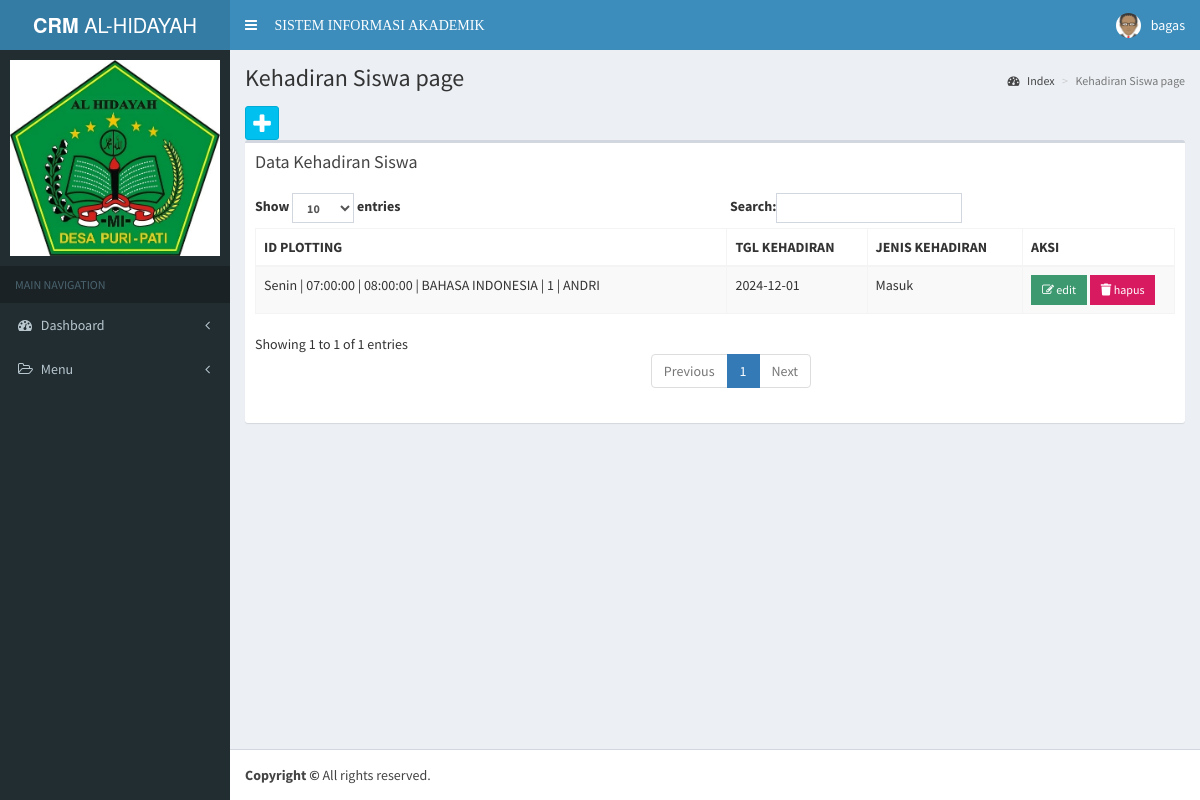
Screenshot of /app/kehadiran_siswa/index.php (signed in) with the database file from the repository.
### tables this page shows
CREATE TABLE `kehadiran_siswa` (
  `id_kehadiran` int(11) NOT NULL,
  `id_plotting` int(50) DEFAULT NULL,
  `tgl_kehadiran` date DEFAULT NULL,
  `jenis_kehadiran` enum('Masuk','Alfa','Izin') DEFAULT NULL
);

CREATE TABLE `plotting_jadwal` (
  `id_plotting` int(11) NOT NULL,
  `id_siswa` int(11) DEFAULT NULL,
  `id_kelas` int(11) DEFAULT NULL,
  `id_mapel` int(11) DEFAULT NULL,
  `id_periode` int(11) DEFAULT NULL,
  `hari` varchar(10) DEFAULT NULL,
  `jam_awal` time DEFAULT NULL,
  `jam_akhir` time DEFAULT NULL
);

CREATE TABLE `mapel` (
  `id_mapel` int(11) NOT NULL,
  `id_guru` int(11) DEFAULT NULL,
  `nm_mapel` varchar(50) DEFAULT NULL
);

CREATE TABLE `kelas` (
  `id_kelas` int(11) NOT NULL,
  `id_guru` int(11) DEFAULT NULL,
  `nm_kelas` varchar(50) DEFAULT NULL,
  `tingkatan` int(11) DEFAULT NULL
);

CREATE TABLE `siswa` (
  `id_siswa` int(11) NOT NULL,
  `nis` varchar(50) DEFAULT NULL,
  `id_user` int(11) DEFAULT NULL,
  `nm_siswa` varchar(50) DEFAULT NULL,
  `jk_siswa` enum('Laki-Laki','Perempuan') DEFAULT NULL,
  `alamat_siswa` text DEFAULT NULL,
  `nm_orang_tua` varchar(50) DEFAULT NULL,
  `foto_siswa` blob DEFAULT NULL
);

### config/config.php (called while the page is built, shortened)
<?php
function Url_web(){
    $xplode = explode("/", $_SERVER['REQUEST_URI']);
    return $xplode[1];
}
$defaul_uri = "/".Url_web();
$url = "http://".$_SERVER['SERVER_NAME'].":".$_SERVER['SERVER_PORT'].$defaul_uri;
function DB(){
    return ["localhost", "root", "", "vinka"];
}
function QueryManyData($sql){
    $conn = new mysqli(DB()[0], DB()[1], DB()[2], DB()[3]);
    $result = $conn->query($sql);
    return $result;
}
function QueryOnedata($sql){
    $conn = new mysqli(DB()[0], DB()[1], DB()[2], DB()[3]);
    $result = $conn->query($sql);
    return $result;
}

### app/kehadiran_siswa/index.php (the view, shortened to what this page needs)
<?php include_once '../template/header.php'; ?>
<?php include_once '../template/navbar.php'; ?>
<?php include_once '../template/sidebar.php'; ?>
<div class='content-wrapper'>
  <section class='content-header'>
    <h1>Kehadiran Siswa page
    </h1>
    <ol class='breadcrumb'>
      <li><a href='#'><i class='fa fa-dashboard'></i> Index</a></li>
      <li class='active'>Kehadiran Siswa page</li>
    </ol>
  </section>
  <section class='content'>
    <a class='btn btn-social-icon btn-info' data-toggle='tooltip' data-placement='top' title='Tambah data kehadiran_siswa' href='<?= $url ?>/app/kehadiran_siswa/tambah.php'><i class='fa fa-plus'></i></a>
    <div class='row'>
      <div class='col-xs-12'>
        <div class='box'>
          <div class='box-header'>
            <h3 class='box-title'>Data Kehadiran Siswa</h3>
          </div>
          <div class='box-body'>
            <table id='example1' class='table table-bordered table-striped'>
              <thead>
                <tr>
                  <th>ID PLOTTING</th>
                  <th>TGL KEHADIRAN</th>
                  <th>JENIS KEHADIRAN</th>
                  <th>AKSI</th>
                </tr>
              </thead>
              <tbody>
                <?php
                foreach (QueryManyData('SELECT * FROM kehadiran_siswa') as $row) {
                ?>
                  <tr>
                    <td>
                      <?php
                      $query_plotting = 'SELECT plotting_jadwal.*, mapel.nm_mapel, kelas.nm_kelas, siswa.nm_siswa FROM plotting_jadwal
                    LEFT JOIN mapel ON plotting_jadwal.id_mapel = mapel.id_mapel
                    LEFT JOIN siswa ON plotting_jadwal.id_siswa = siswa.id_siswa
                    LEFT JOIN kelas ON plotting_jadwal.id_kelas = kelas.id_kelas
                    LEFT JOIN periode ON plotting_jadwal.id_periode = periode.id_periode
                    WHERE plotting_jadwal.id_plotting = ' . $row['id_plotting'] . '
                    ';
                      $plotting = QueryOnedata($query_plotting)->fetch_assoc();
                      ?>
                      <?= $plotting['hari'] . " | " . $plotting['jam_awal'] . " | " . $plotting['jam_akhir'] . " | " . $plotting['nm_mapel'] . " | " . $plotting['nm_kelas'] . " | " . $plotting['nm_siswa'] ?>
                    </td>
                    <td><?= $row['tgl_kehadiran'] ?></td>
                    <td><?= $row['jenis_kehadiran'] ?></td>
                    <td>
                      <?php if ($_SESSION['level'] == 'Orang Tua') { ?>
                        <a href='<?= $url ?>/app/kehadiran_siswa/detail.php?id_kehadiran=<?= $row['id_kehadiran'] ?>' class='btn bg-info btn-flat btn-sm'><i class='fa fa-eye'></i> detail</a>
                      <?php } else { ?>
                        <a href='<?= $url ?>/app/kehadiran_siswa/edit.php?id_kehadiran=<?= $row['id_kehadiran'] ?>' class='btn bg-olive btn-flat btn-sm'><i class='fa fa-edit'></i> edit</a>
                        <button onclick='ConfirmDelete(<?= $row['id_kehadiran'] ?>)' class='btn bg-maroon btn-flat btn-sm'>
                          <i class='fas fa-trash'></i>
                          hapus
                        </button>
                      <?php } ?>
                    </td>
                  </tr>
                <?php
                }
                ?>
              </tbody>
            </table>
          </div>
        </div>
      </div>
    </div>
</div>
<?php include_once '../template/footer.php'; ?>

### rows the page displays
kehadiran_siswa: id_plotting.hari "Senin", id_plotting.jam_awal "07:00:00", id_plotting.jam_akhir "08:00:00", mapel.nm_mapel "BAHASA INDONESIA", kelas.nm_kelas "1", siswa.nm_siswa "ANDRI", tgl_kehadiran "2024-12-01", jenis_kehadiran "Masuk"

### other values shown
$_SESSION['username'] "bagas"
